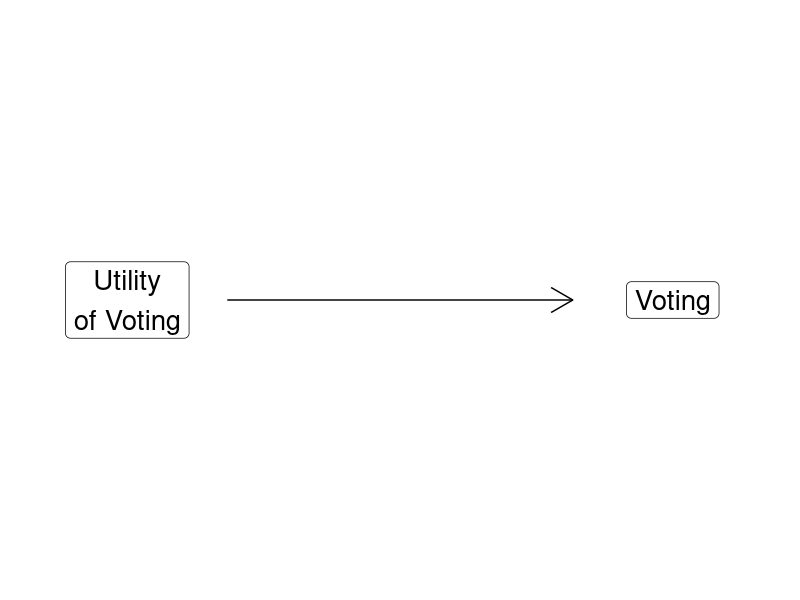

Reproduce this figure in R.
## ---- chunk 1
# background-size="1920px 1080px"
library(tidyverse)
library(readxl)
## ---- chunk 2
## Manual DAG
d1 <- tibble(
  x = c(-3, 3),
  y = c(1, 1),
  labels = c("Utility\nof Voting", "Voting")
)

ggplot(data = d1, aes(x = x, y = y)) +
  geom_point(size = 8) +
  theme_void() +
  coord_cartesian(xlim = c(-4, 4)) +
  geom_label(aes(label = labels), size = 7) +
  annotate("segment", x = -1.9, xend = 1.9, y = 1, yend = 1, arrow = arrow())
